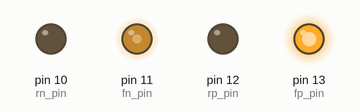
This sketch was run on a simulated Arduino Uno, built with avr-gcc and run on an emulated ATmega328P. Shown: output pins drawn as LEDs (lit = HIGH).

Above: at 0.22 s.
Timing chart, 0 to 40.0 s (numbered marks = the images above):
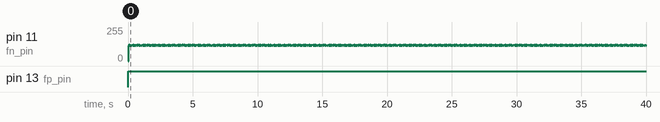

The sketch:

sketch_sep13a.ino
```cpp
int fp_pin = 13;
int rp_pin = 12;
int fn_pin = 11;
int rn_pin = 10;

void setup()
{
    pinMode(fp_pin, OUTPUT);
    pinMode(rp_pin, OUTPUT);
    pinMode(fn_pin, OUTPUT);
    pinMode(rn_pin, OUTPUT);
}

enum ramp_state
{
    ramp_up,
    ramp_down
};

enum direction_state
{
    forward,
    reverse
};

ramp_state cur_ramp_state = ramp_up;
direction_state cur_direction_state = forward;

int pwm_state = 0;

void loop()
{
    if(cur_direction_state == forward)
    {
        digitalWrite(fp_pin, HIGH);
        analogWrite(fn_pin, pwm_state);
    }
    else
    {
        digitalWrite(rp_pin, HIGH);
        analogWrite(rn_pin, pwm_state);
    }

    if(cur_ramp_state == ramp_up)
    {
        if(pwm_state < 255)
        {
            pwm_state += 1;
        }
        else
        {
            cur_ramp_state = ramp_down;
        }
    }
    if(cur_ramp_state == ramp_down)
    {
        if(pwm_state > 0)
        {
            pwm_state -= 1;
        }
        else
        {
            cur_ramp_state = ramp_up;
        }
    }
}
```

Measured:
- by itself, pin 13 (fp_pin): LOW → HIGH at 0.00 s
